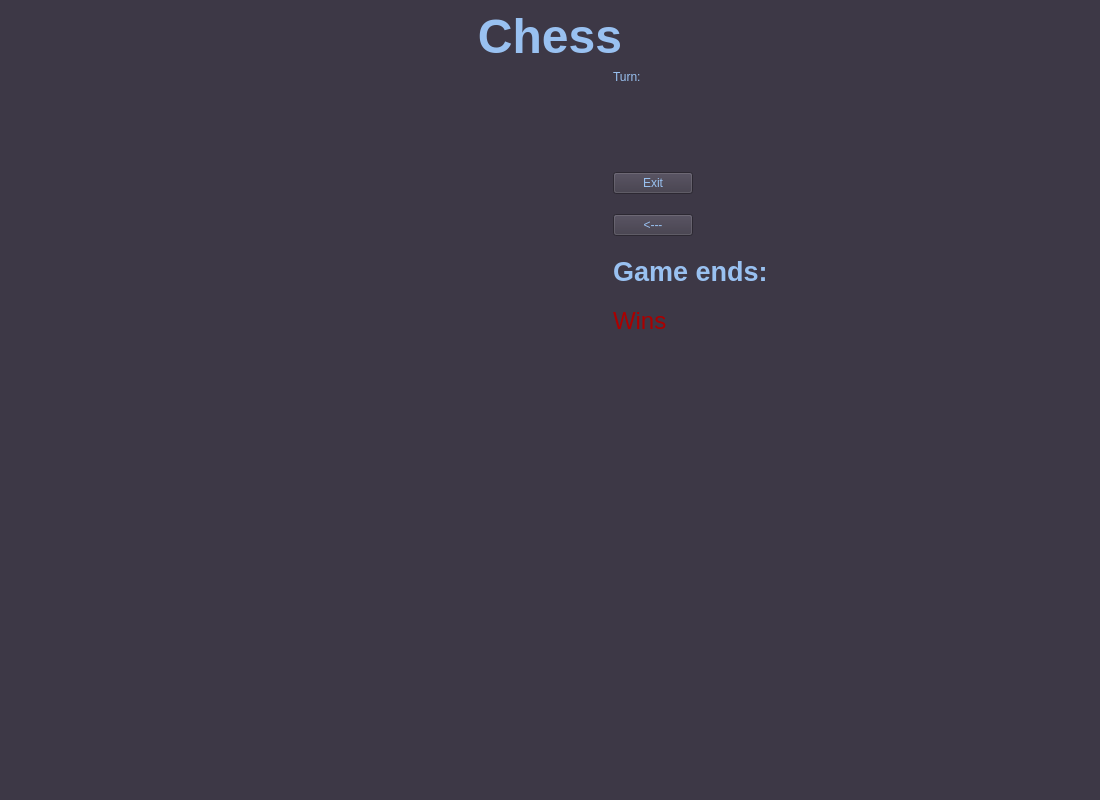
<?xml version="1.0" encoding="UTF-8"?>
<ui version="4.0">
 <class>MainWindow</class>
 <widget class="QMainWindow" name="MainWindow">
  <property name="geometry">
   <rect>
    <x>0</x>
    <y>0</y>
    <width>1100</width>
    <height>800</height>
   </rect>
  </property>
  <property name="windowTitle">
   <string/>
  </property>
  <property name="autoFillBackground">
   <bool>false</bool>
  </property>
  <property name="styleSheet">
   <string notr="true">color: rgb(153, 193, 241);
background: rgb(61, 56, 70);
</string>
  </property>
  <widget class="QWidget" name="centralwidget">
   <layout class="QVBoxLayout" name="verticalLayout_6">
    <item>
     <widget class="QLabel" name="Header">
      <property name="enabled">
       <bool>true</bool>
      </property>
      <property name="minimumSize">
       <size>
        <width>241</width>
        <height>0</height>
       </size>
      </property>
      <property name="text">
       <string>&lt;html&gt;&lt;head/&gt;&lt;body&gt;&lt;p&gt;&lt;span style=&quot; font-size:36pt; font-weight:700;&quot;&gt;Chess&lt;/span&gt;&lt;/p&gt;&lt;/body&gt;&lt;/html&gt;</string>
      </property>
      <property name="scaledContents">
       <bool>true</bool>
      </property>
      <property name="alignment">
       <set>Qt::AlignmentFlag::AlignHCenter|Qt::AlignmentFlag::AlignTop</set>
      </property>
     </widget>
    </item>
    <item alignment="Qt::AlignmentFlag::AlignHCenter">
     <widget class="QStackedWidget" name="stackedWidget">
      <property name="enabled">
       <bool>true</bool>
      </property>
      <property name="sizePolicy">
       <sizepolicy hsizetype="Preferred" vsizetype="Preferred">
        <horstretch>0</horstretch>
        <verstretch>0</verstretch>
       </sizepolicy>
      </property>
      <property name="autoFillBackground">
       <bool>false</bool>
      </property>
      <property name="styleSheet">
       <string notr="true"/>
      </property>
      <property name="currentIndex">
       <number>4</number>
      </property>
      <widget class="QWidget" name="MainMenu">
       <property name="enabled">
        <bool>true</bool>
       </property>
       <layout class="QVBoxLayout" name="verticalLayout_5">
        <item>
         <widget class="QLabel" name="MainPic">
          <property name="text">
           <string/>
          </property>
          <property name="pixmap">
           <pixmap resource="resources.qrc">:/Images/chessMain2.png</pixmap>
          </property>
          <property name="scaledContents">
           <bool>true</bool>
          </property>
          <property name="alignment">
           <set>Qt::AlignmentFlag::AlignCenter</set>
          </property>
         </widget>
        </item>
        <item>
         <layout class="QVBoxLayout" name="verticalLayout_3">
          <item>
           <widget class="QPushButton" name="PlayerVsBot_Btn">
            <property name="text">
             <string>Player Vs Bot</string>
            </property>
           </widget>
          </item>
          <item>
           <widget class="QPushButton" name="PlayerVsPlayer_Btn">
            <property name="text">
             <string>Player Vs Player</string>
            </property>
           </widget>
          </item>
          <item>
           <widget class="QPushButton" name="Credits">
            <property name="text">
             <string>Credits</string>
            </property>
           </widget>
          </item>
          <item>
           <widget class="QPushButton" name="Exit">
            <property name="text">
             <string>Exit</string>
            </property>
           </widget>
          </item>
         </layout>
        </item>
       </layout>
      </widget>
      <widget class="QWidget" name="SinglePlayerMenu">
       <property name="enabled">
        <bool>true</bool>
       </property>
       <layout class="QVBoxLayout" name="verticalLayout">
        <item>
         <widget class="QLabel" name="SinglePlayerPic">
          <property name="text">
           <string/>
          </property>
          <property name="pixmap">
           <pixmap resource="resources.qrc">:/Images/SinglePlayMenu2.png</pixmap>
          </property>
          <property name="scaledContents">
           <bool>true</bool>
          </property>
          <property name="alignment">
           <set>Qt::AlignmentFlag::AlignCenter</set>
          </property>
         </widget>
        </item>
        <item>
         <layout class="QVBoxLayout" name="verticalLayout_2">
          <property name="spacing">
           <number>6</number>
          </property>
          <item>
           <widget class="QPushButton" name="PlayBot_Btn">
            <property name="sizePolicy">
             <sizepolicy hsizetype="Minimum" vsizetype="Fixed">
              <horstretch>0</horstretch>
              <verstretch>0</verstretch>
             </sizepolicy>
            </property>
            <property name="text">
             <string>Play</string>
            </property>
            <property name="flat">
             <bool>false</bool>
            </property>
           </widget>
          </item>
          <item>
           <widget class="QPushButton" name="SettingsNav_Btn">
            <property name="sizePolicy">
             <sizepolicy hsizetype="Minimum" vsizetype="Fixed">
              <horstretch>0</horstretch>
              <verstretch>0</verstretch>
             </sizepolicy>
            </property>
            <property name="text">
             <string>Settings</string>
            </property>
           </widget>
          </item>
          <item>
           <widget class="QPushButton" name="BackToMain">
            <property name="sizePolicy">
             <sizepolicy hsizetype="Minimum" vsizetype="Fixed">
              <horstretch>0</horstretch>
              <verstretch>0</verstretch>
             </sizepolicy>
            </property>
            <property name="text">
             <string>Back to main menu</string>
            </property>
           </widget>
          </item>
         </layout>
        </item>
       </layout>
      </widget>
      <widget class="QWidget" name="SettingsPage">
       <widget class="QWidget" name="verticalLayoutWidget">
        <property name="geometry">
         <rect>
          <x>90</x>
          <y>30</y>
          <width>441</width>
          <height>301</height>
         </rect>
        </property>
        <layout class="QVBoxLayout" name="verticalLayout_7">
         <item>
          <widget class="QLabel" name="label_2">
           <property name="text">
            <string>&lt;html&gt;&lt;head/&gt;&lt;body&gt;&lt;p&gt;&lt;span style=&quot; font-size:24pt; font-weight:700;&quot;&gt;Difficulty:&lt;/span&gt;&lt;/p&gt;&lt;/body&gt;&lt;/html&gt;</string>
           </property>
          </widget>
         </item>
         <item>
          <widget class="QPushButton" name="Difficulty_Btn">
           <property name="text">
            <string/>
           </property>
          </widget>
         </item>
         <item>
          <widget class="QPushButton" name="BackToSingleMenu_Btn">
           <property name="text">
            <string>Back</string>
           </property>
          </widget>
         </item>
        </layout>
       </widget>
      </widget>
      <widget class="QWidget" name="MultiplayerMenu">
       <layout class="QVBoxLayout" name="verticalLayout_4">
        <item>
         <widget class="QPushButton" name="PlayHuman_Btn">
          <property name="text">
           <string>Play</string>
          </property>
         </widget>
        </item>
        <item>
         <widget class="QPushButton" name="BackToMain_2">
          <property name="text">
           <string>Back to main menu</string>
          </property>
         </widget>
        </item>
       </layout>
      </widget>
      <widget class="QWidget" name="PlayScreen">
       <property name="maximumSize">
        <size>
         <width>16777215</width>
         <height>600</height>
        </size>
       </property>
       <property name="mouseTracking">
        <bool>true</bool>
       </property>
       <layout class="QGridLayout" name="gridLayout" rowstretch="0" columnstretch="0,0">
        <property name="sizeConstraint">
         <enum>QLayout::SizeConstraint::SetNoConstraint</enum>
        </property>
        <property name="leftMargin">
         <number>20</number>
        </property>
        <property name="topMargin">
         <number>0</number>
        </property>
        <property name="rightMargin">
         <number>0</number>
        </property>
        <property name="bottomMargin">
         <number>0</number>
        </property>
        <item row="0" column="1">
         <layout class="QFormLayout" name="formLayout">
          <property name="fieldGrowthPolicy">
           <enum>QFormLayout::FieldGrowthPolicy::ExpandingFieldsGrow</enum>
          </property>
          <property name="rowWrapPolicy">
           <enum>QFormLayout::RowWrapPolicy::WrapAllRows</enum>
          </property>
          <property name="horizontalSpacing">
           <number>0</number>
          </property>
          <property name="verticalSpacing">
           <number>20</number>
          </property>
          <item row="0" column="0">
           <widget class="QLabel" name="TurnMark">
            <property name="styleSheet">
             <string notr="true">font: 600 20pt &quot;Ubuntu Sans&quot;;</string>
            </property>
            <property name="text">
             <string>Turn:</string>
            </property>
           </widget>
          </item>
          <item row="1" column="0">
           <widget class="QLabel" name="WhosTurn">
            <property name="styleSheet">
             <string notr="true">font: 600 20pt &quot;Ubuntu Sans&quot;; 
color:rgb(26, 95, 180);</string>
            </property>
            <property name="text">
             <string/>
            </property>
           </widget>
          </item>
          <item row="2" column="0">
           <widget class="QLabel" name="Checked">
            <property name="styleSheet">
             <string notr="true">font: 600 20pt &quot;Ubuntu Sans&quot;;
color:  rgb(255,0,0);</string>
            </property>
            <property name="text">
             <string/>
            </property>
           </widget>
          </item>
          <item row="3" column="0">
           <widget class="QPushButton" name="ExitGame">
            <property name="text">
             <string>Exit</string>
            </property>
           </widget>
          </item>
          <item row="4" column="0">
           <widget class="QPushButton" name="LastMove">
            <property name="text">
             <string>&lt;---</string>
            </property>
           </widget>
          </item>
          <item row="4" column="1">
           <widget class="QLabel" name="GameEnds_Lbl">
            <property name="enabled">
             <bool>true</bool>
            </property>
            <property name="text">
             <string>&lt;html&gt;&lt;head/&gt;&lt;body&gt;&lt;p&gt;&lt;span style=&quot; font-size:20pt; font-weight:700;&quot;&gt;Game ends:&lt;/span&gt;&lt;/p&gt;&lt;/body&gt;&lt;/html&gt;</string>
            </property>
           </widget>
          </item>
          <item row="5" column="1">
           <widget class="QLabel" name="EndStatus_Lbl">
            <property name="styleSheet">
             <string notr="true">font: 600 20pt &quot;Ubuntu Sans&quot;rgb(170, 0, 0);
color: rgb(170, 0, 0);</string>
            </property>
            <property name="text">
             <string>&lt;html&gt;&lt;head/&gt;&lt;body&gt;&lt;p&gt;&lt;span style=&quot; font-size:18pt; color:#aa0000;&quot;&gt;Wins&lt;/span&gt;&lt;/p&gt;&lt;/body&gt;&lt;/html&gt;</string>
            </property>
           </widget>
          </item>
         </layout>
        </item>
        <item row="0" column="0">
         <widget class="ChessBoard" name="Board">
          <property name="sizePolicy">
           <sizepolicy hsizetype="Preferred" vsizetype="Preferred">
            <horstretch>0</horstretch>
            <verstretch>0</verstretch>
           </sizepolicy>
          </property>
          <property name="mouseTracking">
           <bool>true</bool>
          </property>
          <property name="frameShape">
           <enum>QFrame::Shape::NoFrame</enum>
          </property>
          <property name="frameShadow">
           <enum>QFrame::Shadow::Sunken</enum>
          </property>
          <property name="lineWidth">
           <number>1</number>
          </property>
          <property name="transformationAnchor">
           <enum>QGraphicsView::ViewportAnchor::NoAnchor</enum>
          </property>
          <property name="resizeAnchor">
           <enum>QGraphicsView::ViewportAnchor::AnchorViewCenter</enum>
          </property>
          <property name="viewportUpdateMode">
           <enum>QGraphicsView::ViewportUpdateMode::MinimalViewportUpdate</enum>
          </property>
         </widget>
        </item>
       </layout>
      </widget>
     </widget>
    </item>
   </layout>
  </widget>
 </widget>
 <customwidgets>
  <customwidget>
   <class>ChessBoard</class>
   <extends>QGraphicsView</extends>
   <header location="global">chessboard.h</header>
  </customwidget>
 </customwidgets>
 <resources>
  <include location="resources.qrc"/>
 </resources>
 <connections/>
</ui>
